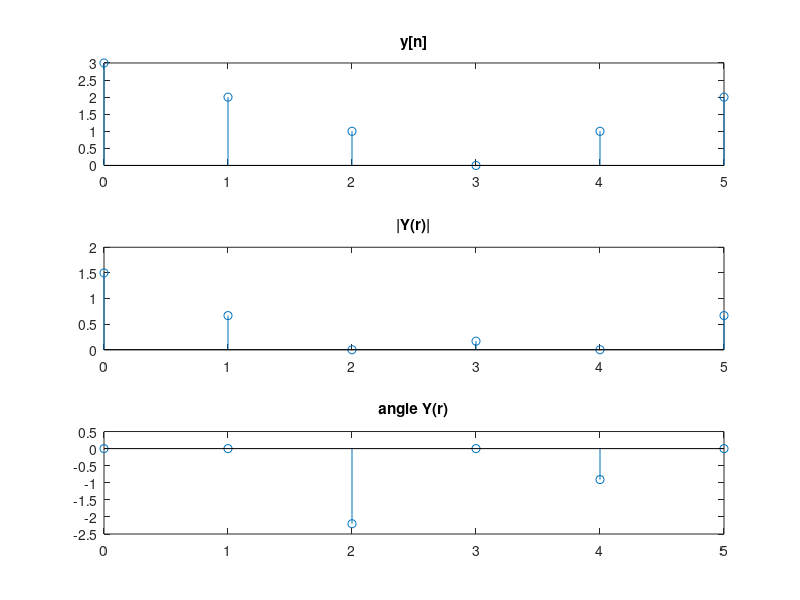

Write the MATLAB code that produced this figure.
%% ELE632 Lab 3 Report
% Authors: Mai Abdelhameed & Omar Ahmad
%% A. Discrete-Time Fourier Series
%% A.1

%x[n] = 4cos((12/5) pi n) + 2sin((16/5) pi n)
disp('fundamental frequency w0 = 0.4pi')
disp('fundamental period N0 = 5')

%% A.2

N0 = 5; 
w0= 0.4*pi;

n =(0:4);   %0:N0-1 

x = @(n) (4.*cos(2.4.*pi.*n) + 2.*sin(3.2.*pi.*n));

for r = 0:4
    xr(r+1) = sum(x(n).*exp(-j*r*(0.4*pi)*n))/5;
end

r = n;

subplot(3,1,1);
a = (0:4);
b = x(a);
stem(a, b);
title('x[n]');

subplot (3,1,2);
stem(r, abs(xr));
title ('Dr');

subplot  (3,1,3);
stem(r, angle(xr));
title ('angle Dr');

%% A.3

N0 = 6; 
w0= pi/3;

n =(0:5);   %0:N0-1 
yn = [3 2 1 0 1 2];

for r = 0:5
    yr(r+1) = sum(yn.*exp(-j*r*(pi/3)*n))/6;
end

r = n;

subplot(3,1,1);
a = (0:5);
stem(a, yn);
title('y[n]');

subplot (3,1,2);
stem(r, abs(yr));
title ('|Y(r)|');

subplot  (3,1,3);
stem(r, angle(yr));
title ('angle Y(r)');
